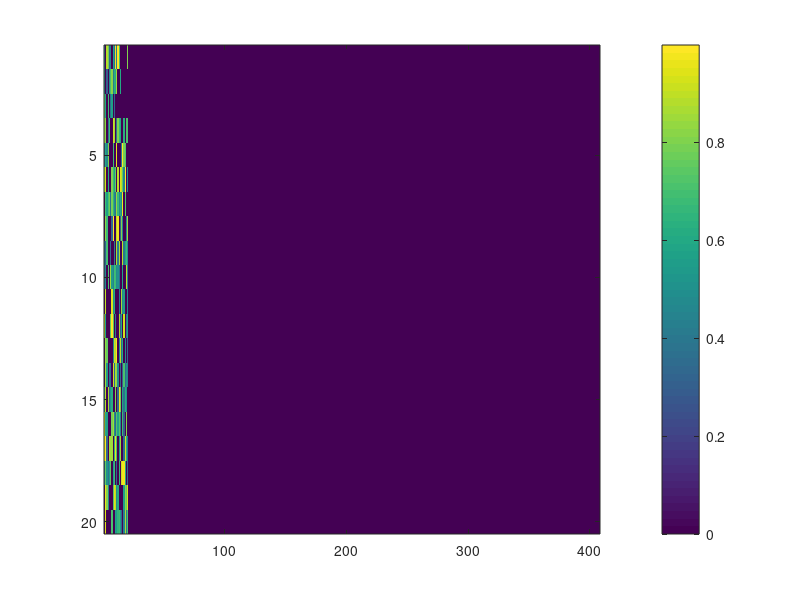

Here is the MATLAB script that generated this plot:
%%2D Surface Mine Optimal Extraction
%Final project 
%Marko Visnjic for GEOL 5700

% Describes a single surface miner progressing through a surface mine with
% a randomly generated and distributed lithology. The miner will start at
% the highest value block and search to go further down in a path that will
% optimize the value obtained by the miner.

% Rules:
% 1. The miner can only move down left and right
% 2. At first the miner will look at only which block is greater in it's
%    immediate vacinity. 
% 3. When the miner mines a block it's value will be set 
% to zero.
% 4. pit depth can only be 2 units deep before returning to the surface.

%%Initialize Parameters

cut_off_grade = 0.3;
Depth_Limit = 3;
min_Depth = 1;
% X Boundary
xmax = 20;

%Y Boundary
ymax = 20;

%%Algorithm
%Layer search

Lith = rand(xmax,ymax);
Lith(Lith<(cut_off_grade)) = 0;

summation = (1:xmax-1);
for i=1:xmax-1
    summation(i) = sum(Lith(1:3,i));
end
[max_value,Index_Miner_X]= max(summation);

% [T3_Max,Index_Miner_X]=Layer_Search_Type_2(cut_off_grade);
Index_Miner_Y = 1;
imax = xmax.*ymax;

jmax = ymax;
% Lith(Index_Miner_Y,Index_Miner_X);
%Start the Miner
Miner = Lith(Index_Miner_Y,Index_Miner_X);
for i=1:imax
    
    %Find the shallowest Y value in the mine
    for j = 1:jmax-1
        while min_Depth < 0
    min_Depth(1) = find(Lith(j,:)>0);
        end
    end
    
    if Index_Miner_Y <= Depth_Limit %If miner Y val <= depth limit
        Lith(Index_Miner_Y,Index_Miner_X) = Miner;
        Miner = 0;
    if Index_Miner_X > 1 || Index_Miner_Y > 1 %Limit the miner to not travel beyond bounds
        value_left = Lith(Index_Miner_Y,Index_Miner_X-1);
        value_right = Lith(Index_Miner_Y,Index_Miner_X+1);
        value_below = Lith(Index_Miner_Y+1,Index_Miner_X);
    if (value_below < value_left) && (value_right < value_left)
        horiz_move = -1;
        vert_move = 0;
    elseif (value_below < value_right) && (value_left < value_right)
            horiz_move = 1;
            vert_move = 0;
    elseif (value_right < value_below) && (value_left < value_below)
            vert_move = 1;
            horiz_move = 0;
    end
    Index_Miner_X = Index_Miner_X + horiz_move;
    Index_Miner_Y = Index_Miner_Y + vert_move; 
    else %Bounding the miner to the boundaries
       Index_Miner_X = Index_Miner_X+1;
       Index_Miner_Y = Index_Miner_Y+1;
    end
    if Index_Miner_Y+vert_move > 1 || Index_Miner_X+horiz_move > 1 %Incremeting the miner
Lith(Index_Miner_Y+vert_move,Index_Miner_X+horiz_move) = Miner;
Miner = 0;
    else
        Index_Miner_Y = 1;
        Index_Miner_X = 1; 
    end
    else
        Index_Miner_Y = min_Depth; 
    end
%%Plot
figure(1)
clf
image(Lith,'CDataMapping','Scaled')
colorbar
pause(0.1)
end
